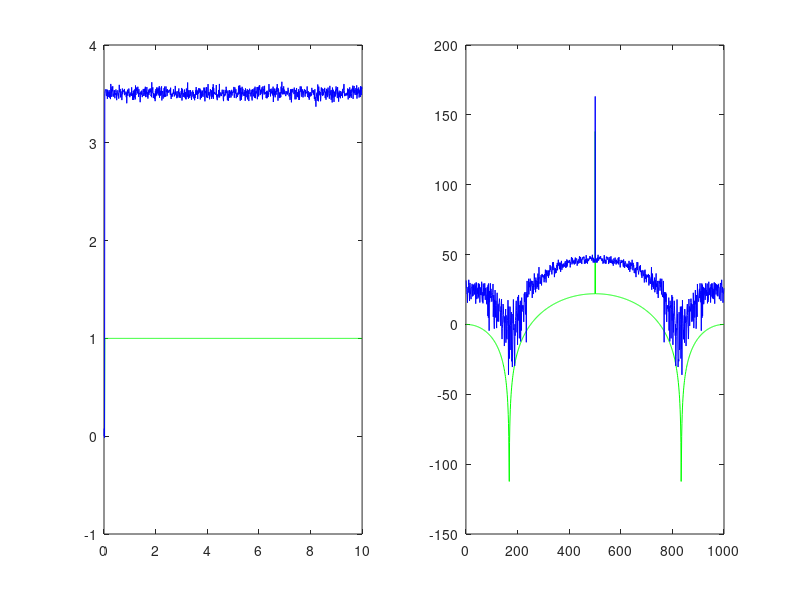
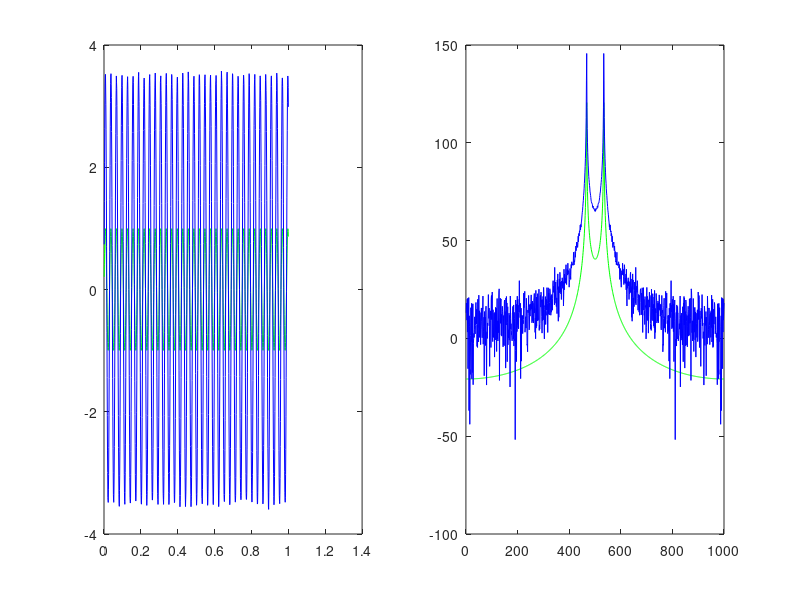
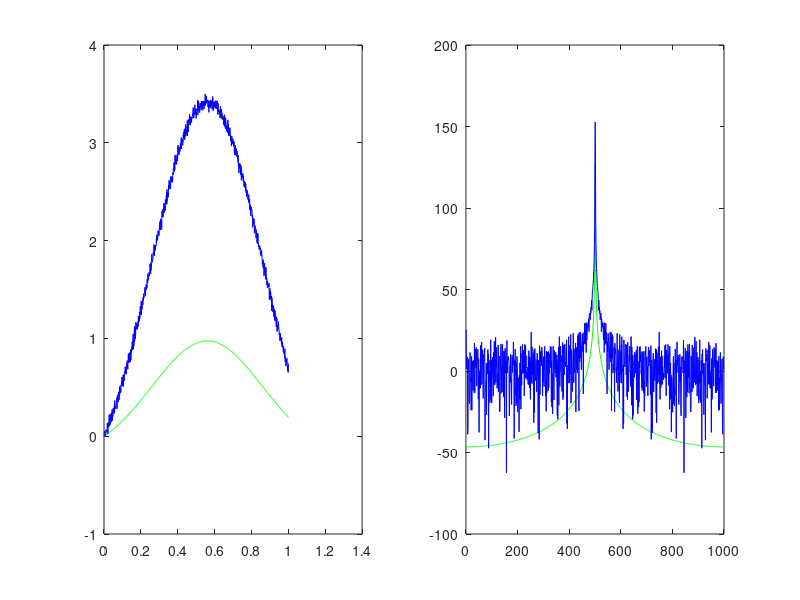

These charts were generated, in order, by the following MATLAB code:
function [] = Cn1()
%Robert Chitiu
%101047295
set(0,'DefaultFigureWindowStyle','docked')
close all

R1=1;
R2=2;
R3=55.4247;
R4=0.1;
Ro=1000;
a=100;
L=0.2;
Cap=0.25;
Cn=0.00001/10;


G = zeros(8,8);
C = zeros(8,8);
F = zeros(8,8);


Vin = linspace(-10,10,100);
Vo = zeros(100,1);
V3 = zeros(100,1);
Av = zeros(100,1);
w = 2*pi*linspace(0,80,100);


G(1,1) = 1/R1;
G(1,2) = -1/R1;
G(2,1) = -1/R1;
G(2,2) = -1/R1+1/R2;
G(3,2) = 1;
G(3,3) = 1/R3;

G(4,4) = 1/R4;
G(5,4) = 1/R4;
G(4,5) = -1/R4;
G(5,5) = 1/R4+1/Ro;
G(6,2) = -1;
G(6,1) = 1;
G(7, 2) = 1;
G(7, 3) = -1;
G(8, 3) = -a/R3;
G(8, 4) = 1;
G(1, 6) = 1;
G(2, 7) = 1;
G(3, 7) = -1;
G(4, 8) = 1;


C(2,1) = Cap;
C(2,2) = -Cap;
C(6,6) = L;
C(3,4) = Cn;


%Time simulation 
time=zeros(100,1);
VStep=zeros(100,1);
Vo = zeros(100,1);

for i=1:1000
    
    if i==1
    time(i)=0.001;    
    else
    time(i)=time(i-1)+0.01;
    end
    
    if time(i)>=0.03
       VStep(i)=1;
    end
    F(6) = VStep(i);
    A = G + C ;
    V = A\F;
    Vo(i) = V(5);
    
    F(3)=randn()/100;
 
end
  
    fin=fft(VStep);
    ffin=fftshift(fin);
    fout=fft(Vo);
    ffout=fftshift(fout);


    figure (5) 
    subplot(1,2,1)
    plot(time,VStep,'g')
    hold on
    subplot(1,2,1)
    plot(time,Vo,'b')
    figure (5)
    subplot(1,2,2)
    plot(20*log (abs(ffin)),'g')
    hold on
    subplot(1,2,2)
    plot(20*log (abs(ffout)),'b')
  
    
time=zeros(1000,1);    
Vsin=zeros(1000,1);
Vo = zeros(1000,1);
f=1/0.03;


for i=1:1000
    
    if i==1
    time(i)=0.001;    
    else
    time(i)=time(i-1)+0.001;
    end
    
    Vsin(i)=sin(2*pi*f*time(i)); 
    F(6) = Vsin(i);
    A = G + C;
    V = A\F;
    Vo(i) = V(5);
    
    F(3)=randn()/100;
end

fin=fft(Vsin);
ffin=fftshift(fin);
fout=fft(Vo);
ffout=fftshift(fout);
figure (6) 
subplot(1,2,1)
plot(time,Vsin,'g')
hold on
subplot(1,2,1)
plot(time,Vo,'b')
subplot(1,2,2)
plot(20*log (abs(ffin)),'g')
hold on
subplot(1,2,2)
plot(20*log (abs(ffout)),'b')

Vo = zeros(1000,1);
sd=0.3;
mu=.5;
Vgaus = 2.23/(2*pi*sd)*exp(-(time-0.06-mu).^2/(2*sd^2)) - 0.2085; 
 

for i=1:1000
    
    
    F(6) = Vgaus(i);
    A = G + C;
    V = A\F;
    Vo(i) = V(5);
    
    F(3)=randn()/100;
end
fin=fft(Vgaus);
ffin=fftshift(fin);
fout=fft(Vo);
ffout=fftshift(fout);

figure(7)
subplot(1,2,1)
plot(time,Vgaus,'g');
hold on
subplot(1,2,1)
plot(time,Vo,'b');
figure(7)
subplot(1,2,2)
plot(20*log (abs(ffin)),'g')
hold on
subplot(1,2,2)
plot(20*log (abs(ffout)),'b')

end